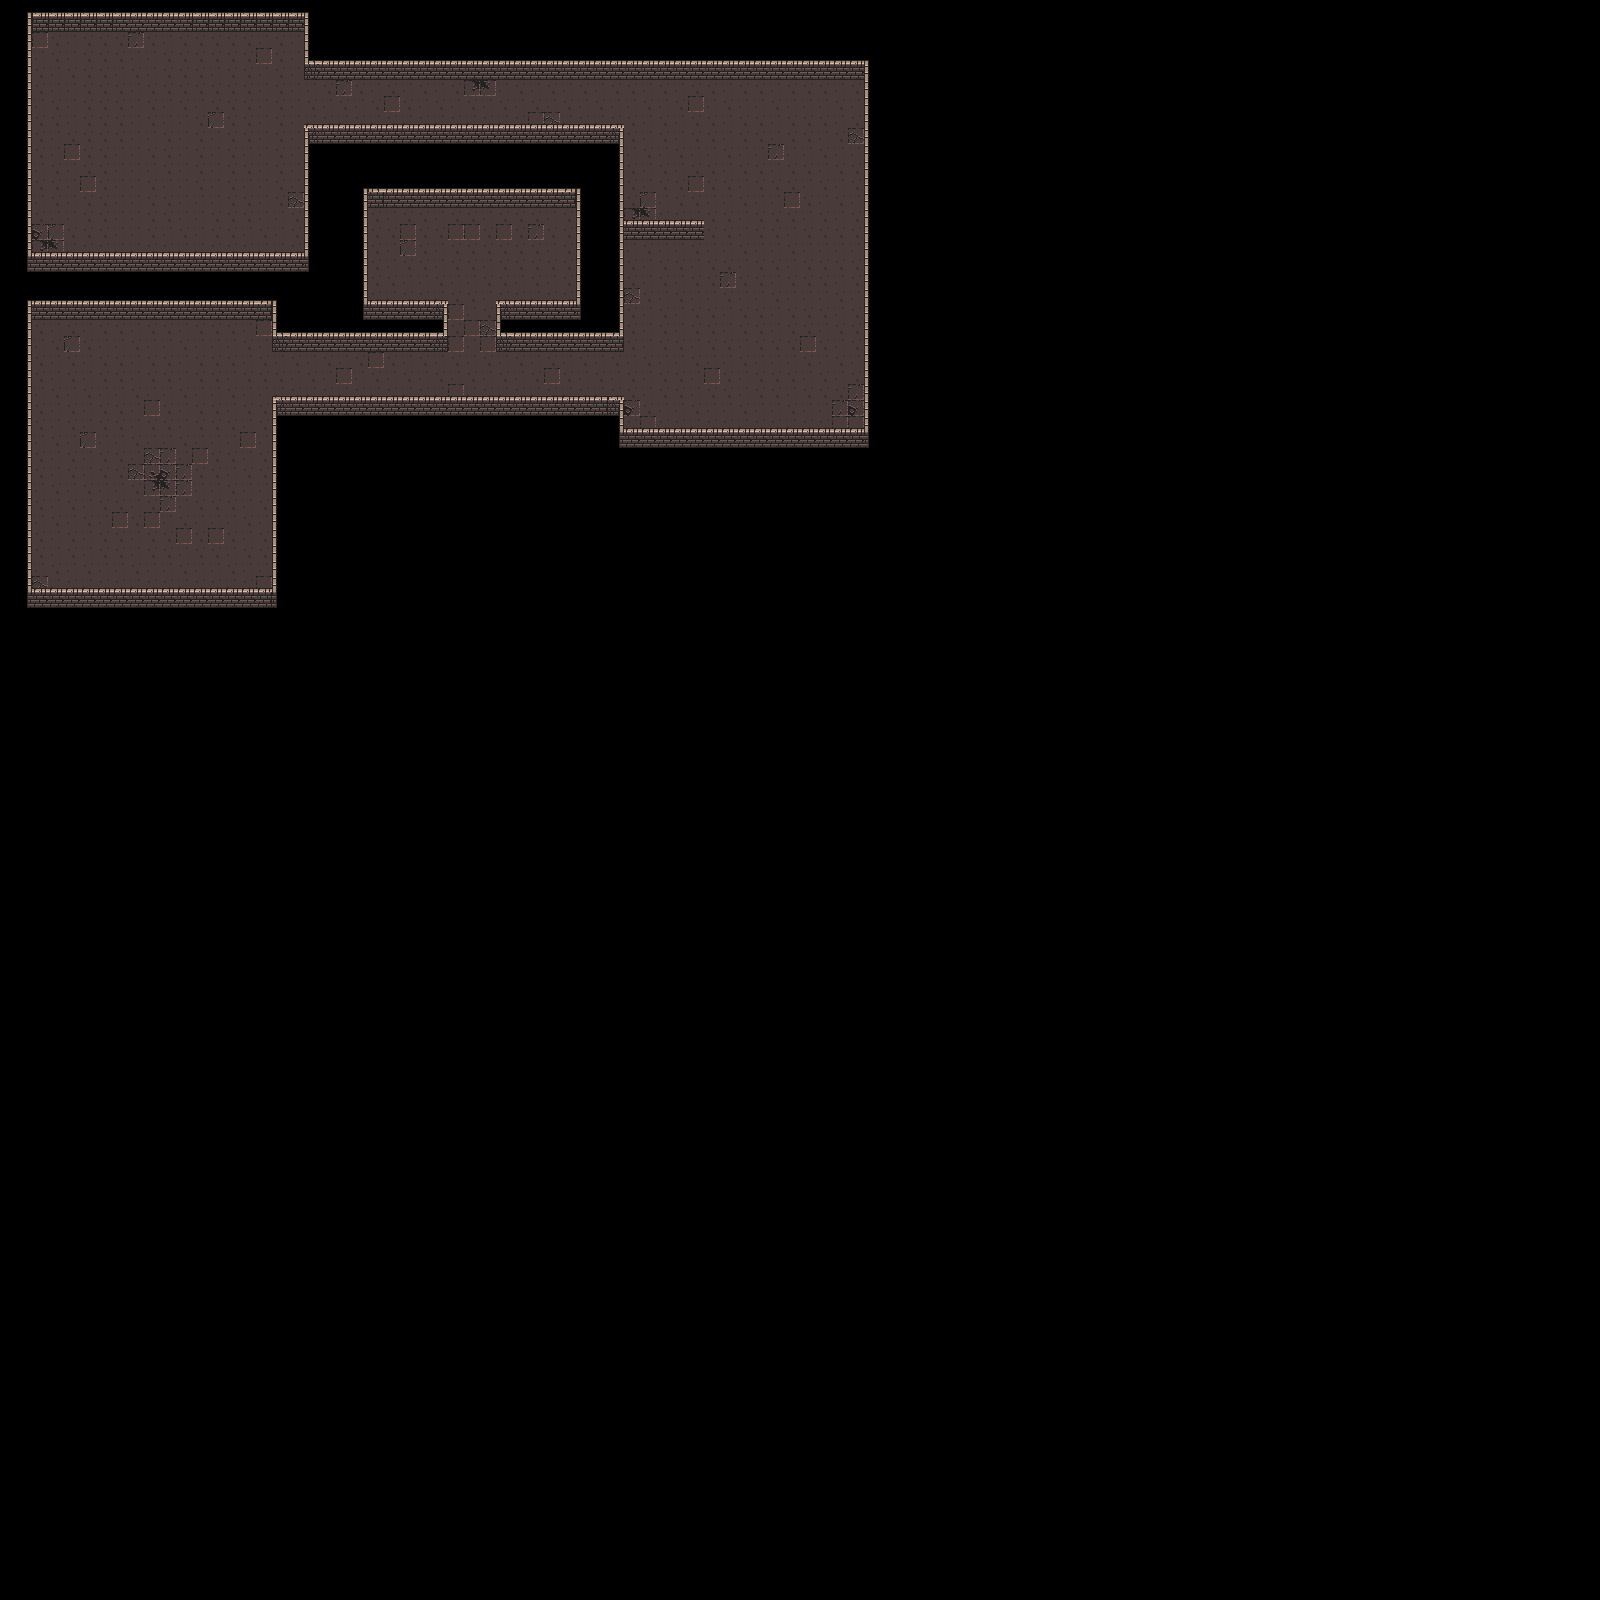

The image is a tile-based game level rendered from a .tmx file. Its description and source (layers, tilesets, objects; grid data summarised) follow:
An orthogonal 100x100 tile map with 16x16 px tiles, 2 tile layers (ground, walls) and 10 objects (5x Lizard).

<map version="1.5" tiledversion="1.5.0" orientation="orthogonal" renderorder="right-down" width="100" height="100" tilewidth="16" tileheight="16" infinite="0" nextlayerid="5" nextobjectid="24">
 <editorsettings>
  <export target="../public/dungeons/dungeon-01.tmx" format="tmx" />
 </editorsettings>
 <tileset firstgid="1" name="Dungeon" tilewidth="16" tileheight="16" tilecount="160" columns="10">
  <image source="../public/tiles/dungeon_tiles.png" width="160" height="256" />
  <tile id="0">
   <properties>
    <property name="collides" type="bool" value="false" />
   </properties>
  </tile>
  <tile id="1">
   <properties>
    <property name="collides" type="bool" value="false" />
   </properties>
  </tile>
  <tile id="2">
   <properties>
    <property name="collides" type="bool" value="false" />
   </properties>
  </tile>
  <tile id="3">
   <properties>
    <property name="collides" type="bool" value="false" />
   </properties>
  </tile>
  <tile id="4">
   <properties>
    <property name="collides" type="bool" value="false" />
   </properties>
  </tile>
  <tile id="5">
   <properties>
    <property name="collides" type="bool" value="false" />
   </properties>
  </tile>
  <tile id="6">
   <properties>
    <property name="collides" type="bool" value="false" />
   </properties>
  </tile>
  <tile id="7">
   <properties>
    <property name="collides" type="bool" value="false" />
   </properties>
  </tile>
  <tile id="8">
   <properties>
    <property name="collides" type="bool" value="false" />
   </properties>
  </tile>
  <tile id="9">
   <properties>
    <property name="collides" value="" />
   </properties>
  </tile>
  <tile id="10">
   <properties>
    <property name="collides" type="bool" value="false" />
   </properties>
  </tile>
  <tile id="11">
   <properties>
    <property name="collides" type="bool" value="true" />
   </properties>
  </tile>
  <tile id="12">
   <properties>
    <property name="collides" type="bool" value="true" />
   </properties>
  </tile>
  <tile id="13">
   <properties>
    <property name="collides" type="bool" value="true" />
   </properties>
  </tile>
  <tile id="14">
   <properties>
    <property name="collides" type="bool" value="false" />
   </properties>
  </tile>
  <tile id="15">
   <properties>
    <property name="collides" type="bool" value="false" />
   </properties>
  </tile>
  <tile id="16">
   <properties>
    <property name="collides" type="bool" value="false" />
   </properties>
  </tile>
  <tile id="17">
   <properties>
    <property name="collides" type="bool" value="false" />
   </properties>
  </tile>
  <tile id="18">
   <properties>
    <property name="collides" type="bool" value="false" />
   </properties>
  </tile>
  <tile id="19">
   <properties>
    <property name="collides" value="" />
   </properties>
  </tile>
  <tile id="20">
   <properties>
    <property name="collides" type="bool" value="false" />
   </properties>
  </tile>
  <tile id="21">
   <properties>
    <property name="collides" type="bool" value="false" />
   </properties>
  </tile>
  <tile id="22">
   <properties>
    <property name="collides" type="bool" value="false" />
   </properties>
  </tile>
  <tile id="23">
   <properties>
    <property name="collides" type="bool" value="false" />
   </properties>
  </tile>
  <tile id="24">
   <properties>
    <property name="collides" type="bool" value="false" />
   </properties>
  </tile>
  <tile id="25">
   <properties>
    <property name="collides" type="bool" value="false" />
   </properties>
  </tile>
  <tile id="26">
   <properties>
    <property name="collides" type="bool" value="false" />
   </properties>
  </tile>
  <tile id="27">
   <properties>
    <property name="collides" type="bool" value="false" />
   </properties>
  </tile>
  <tile id="28">
   <properties>
    <property name="collides" type="bool" value="false" />
   </properties>
  </tile>
  <tile id="29">
   <properties>
    <property name="collides" value="" />
   </properties>
  </tile>
  <tile id="30">
   <properties>
    <property name="collides" type="bool" value="false" />
   </properties>
  </tile>
  <tile id="31">
   <properties>
    <property name="collides" type="bool" value="false" />
   </properties>
  </tile>
  <tile id="32">
   <properties>
    <property name="collides" type="bool" value="false" />
   </properties>
  </tile>
  <tile id="33">
   <properties>
    <property name="collides" type="bool" value="false" />
   </properties>
  </tile>
  <tile id="34">
   <properties>
    <property name="collides" type="bool" value="false" />
   </properties>
  </tile>
  <tile id="35">
   <properties>
    <property name="collides" type="bool" value="false" />
   </properties>
  </tile>
  <tile id="36">
   <properties>
    <property name="collides" type="bool" value="false" />
   </properties>
  </tile>
  <tile id="37">
   <properties>
    <property name="collides" type="bool" value="false" />
   </properties>
  </tile>
  <tile id="38">
   <properties>
    <property name="collides" type="bool" value="false" />
   </properties>
  </tile>
  <tile id="39">
   <properties>
    <property name="collides" value="" />
   </properties>
  </tile>
  <tile id="40">
   <properties>
    <property name="collides" type="bool" value="false" />
   </properties>
  </tile>
  <tile id="41">
   <properties>
    <property name="collides" type="bool" value="false" />
   </properties>
  </tile>
  <tile id="42">
   <properties>
    <property name="collides" type="bool" value="false" />
   </properties>
  </tile>
  <tile id="43">
   <properties>
    <property name="collides" type="bool" value="false" />
   </properties>
  </tile>
  <tile id="44">
   <properties>
    <property name="collides" type="bool" value="false" />
   </properties>
  </tile>
  <tile id="45">
   <properties>
    <property name="collides" type="bool" value="false" />
   </properties>
  </tile>
  <tile id="46">
   <properties>
    <property name="collides" type="bool" value="false" />
   </properties>
  </tile>
  <tile id="47">
   <properties>
    <property name="collides" type="bool" value="false" />
   </properties>
  </tile>
  <tile id="48">
   <properties>
    <property name="collides" type="bool" value="false" />
   </properties>
  </tile>
  <tile id="49">
   <properties>
    <property name="collides" value="" />
   </properties>
  </tile>
  <tile id="50">
   <properties>
    <property name="collides" type="bool" value="false" />
   </properties>
  </tile>
  <tile id="51">
   <properties>
    <property name="collides" type="bool" value="false" />
   </properties>
  </tile>
  <tile id="52">
   <properties>
    <property name="collides" type="bool" value="false" />
   </properties>
  </tile>
  <tile id="53">
   <properties>
    <property name="collides" type="bool" value="false" />
   </properties>
  </tile>
  <tile id="54">
   <properties>
    <property name="collides" type="bool" value="false" />
   </properties>
  </tile>
  <tile id="55">
   <properties>
    <property name="collides" type="bool" value="false" />
   </properties>
  </tile>
  <tile id="56">
   <properties>
    <property name="collides" type="bool" value="false" />
   </properties>
  </tile>
  <tile id="57">
   <properties>
    <property name="collides" type="bool" value="false" />
   </properties>
  </tile>
  <tile id="58">
   <properties>
    <property name="collides" type="bool" value="false" />
   </properties>
  </tile>
  <tile id="59">
   <properties>
    <property name="collides" value="" />
   </properties>
  </tile>
  <tile id="60">
   <properties>
    <property name="collides" type="bool" value="false" />
   </properties>
  </tile>
  <tile id="61">
   <properties>
    <property name="collides" type="bool" value="false" />
   </properties>
  </tile>
  <tile id="62">
   <properties>
    <property name="collides" type="bool" value="false" />
   </properties>
  </tile>
  <tile id="63">
   <properties>
    <property name="collides" type="bool" value="false" />
   </properties>
  </tile>
  <tile id="64">
   <properties>
    <property name="collides" type="bool" value="false" />
   </properties>
  </tile>
  <tile id="65">
   <properties>
    <property name="collides" type="bool" value="false" />
   </properties>
  </tile>
  <tile id="66">
   <properties>
    <property name="collides" type="bool" value="false" />
   </properties>
  </tile>
  <tile id="67">
   <properties>
    <property name="collides" type="bool" value="false" />
   </properties>
  </tile>
  <tile id="68">
   <properties>
    <property name="collides" type="bool" value="false" />
   </properties>
  </tile>
  <tile id="69">
   <properties>
    <property name="collides" value="" />
   </properties>
  </tile>
  <tile id="70">
   <properties>
    <property name="collides" type="bool" value="false" />
   </properties>
  </tile>
  <tile id="71">
   <properties>
    <property name="collides" type="bool" value="false" />
   </properties>
  </tile>
  <tile id="72">
   <properties>
    <property name="collides" type="bool" value="true" />
   </properties>
  </tile>
  <tile id="73">
   <properties>
    <property name="collides" type="bool" value="true" />
   </properties>
  </tile>
  <tile id="74">
   <properties>
    <property name="collides" type="bool" value="false" />
   </properties>
  </tile>
  <tile id="75">
   <properties>
    <property name="collides" type="bool" value="false" />
   </properties>
  </tile>
  <tile id="76">
   <properties>
    <property name="collides" type="bool" value="false" />
   </properties>
  </tile>
  <tile id="77">
   <properties>
    <property name="collides" type="bool" value="false" />
   </properties>
  </tile>
  <tile id="78">
   <properties>
    <property name="collides" type="bool" value="false" />
   </properties>
  </tile>
  <tile id="79">
   <properties>
    <property name="collides" value="" />
   </properties>
  </tile>
  <tile id="80">
   <properties>
    <property name="collides" type="bool" value="true" />
   </properties>
  </tile>
  <tile id="81">
   <properties>
    <property name="collides" type="bool" value="true" />
   </properties>
  </tile>
  <tile id="82">
   <properties>
    <property name="collides" type="bool" value="true" />
   </properties>
  </tile>
  <tile id="83">
   <properties>
    <property name="collides" type="bool" value="true" />
   </properties>
  </tile>
  <tile id="84">
   <properties>
    <property name="collides" type="bool" value="true" />
   </properties>
  </tile>
  <tile id="85">
   <properties>
    <property name="collides" type="bool" value="true" />
   </properties>
  </tile>
  <tile id="86">
   <properties>
    <property name="collides" type="bool" value="false" />
   </properties>
  </tile>
  <tile id="87">
   <properties>
    <property name="collides" type="bool" value="false" />
   </properties>
  </tile>
  <tile id="88">
   <properties>
    <property name="collides" type="bool" value="false" />
   </properties>
  </tile>
  <tile id="89">
   <properties>
    <property name="collides" value="" />
   </properties>
  </tile>
  <tile id="90">
   <properties>
    <property name="collides" type="bool" value="true" />
   </properties>
  </tile>
  <tile id="91">
   <properties>
    <property name="collides" type="bool" value="true" />
   </properties>
  </tile>
  <tile id="92">
   <properties>
    <property name="collides" type="bool" value="true" />
   </properties>
  </tile>
  <tile id="93">
   <properties>
    <property name="collides" type="bool" value="true" />
   </properties>
  </tile>
  <tile id="94">
   <properties>
    <property name="collides" type="bool" value="true" />
   </properties>
  </tile>
  <tile id="95">
   <properties>
    <property name="collides" type="bool" value="true" />
   </properties>
  </tile>
  <tile id="96">
   <properties>
    <property name="collides" type="bool" value="false" />
   </properties>
  </tile>
  <tile id="97">
   <properties>
    <property name="collides" type="bool" value="false" />
   </properties>
  </tile>
  <tile id="98">
   <properties>
    <property name="collides" type="bool" value="false" />
   </properties>
  </tile>
  <tile id="99">
   <properties>
    <property name="collides" value="" />
   </properties>
  </tile>
  <tile id="100">
   <properties>
    <property name="collides" type="bool" value="false" />
   </properties>
  </tile>
  <tile id="101">
   <properties>
    <property name="collides" type="bool" value="true" />
   </properties>
  </tile>
  <tile id="102">
   <properties>
    <property name="collides" type="bool" value="true" />
   </properties>
  </tile>
  <tile id="103">
   <properties>
    <property name="collides" type="bool" value="true" />
   </properties>
  </tile>
  <tile id="104">
   <properties>
    <property name="collides" type="bool" value="false" />
   </properties>
  </tile>
  <tile id="105">
   <properties>
    <property name="collides" type="bool" value="false" />
   </properties>
  </tile>
  <tile id="106">
   <properties>
    <property name="collides" type="bool" value="false" />
   </properties>
  </tile>
  <tile id="107">
   <properties>
    <property name="collides" type="bool" value="false" />
   </properties>
  </tile>
  <tile id="108">
   <properties>
    <property name="collides" type="bool" value="false" />
   </properties>
  </tile>
  <tile id="109">
   <properties>
    <property name="collides" value="" />
   </properties>
  </tile>
  <tile id="110">
   <properties>
    <property name="collides" type="bool" value="false" />
   </properties>
  </tile>
  <tile id="111">
   <properties>
    <property name="collides" type="bool" value="false" />
   </properties>
  </tile>
  <tile id="112">
   <properties>
    <property name="collides" type="bool" value="false" />
   </properties>
  </tile>
  <tile id="113">
   <properties>
    <property name="collides" type="bool" value="false" />
   </properties>
  </tile>
  <tile id="114">
   <properties>
    <property name="collides" type="bool" value="false" />
   </properties>
  </tile>
  <tile id="115">
   <properties>
    <property name="collides" type="bool" value="false" />
   </properties>
  </tile>
  <tile id="116">
   <properties>
    <property name="collides" type="bool" value="false" />
   </properties>
  </tile>
  <tile id="117">
   <properties>
    <property name="collides" type="bool" value="false" />
   </properties>
  </tile>
  <tile id="118">
   <properties>
    <property name="collides" type="bool" value="false" />
   </properties>
  </tile>
  <tile id="119">
   <properties>
    <property name="collides" value="" />
   </properties>
  </tile>
  <tile id="120">
   <properties>
    <property name="collides" type="bool" value="false" />
   </properties>
  </tile>
  <tile id="121">
   <properties>
    <property name="collides" type="bool" value="false" />
   </properties>
  </tile>
  <tile id="122">
   <properties>
    <property name="collides" type="bool" value="false" />
   </properties>
  </tile>
  <tile id="123">
   <properties>
    <property name="collides" type="bool" value="false" />
   </properties>
  </tile>
  <tile id="124">
   <properties>
    <property name="collides" type="bool" value="false" />
   </properties>
  </tile>
  <tile id="125">
   <properties>
    <property name="collides" type="bool" value="false" />
   </properties>
  </tile>
  <tile id="126">
   <properties>
    <property name="collides" type="bool" value="false" />
   </properties>
  </tile>
  <tile id="127">
   <properties>
    <property name="collides" type="bool" value="false" />
   </properties>
  </tile>
  <tile id="128">
   <properties>
    <property name="collides" type="bool" value="false" />
   </properties>
  </tile>
  <tile id="129">
   <properties>
    <property name="collides" value="" />
   </properties>
  </tile>
  <tile id="130">
   <properties>
    <property name="collides" type="bool" value="false" />
   </properties>
  </tile>
  <tile id="131">
   <properties>
    <property name="collides" type="bool" value="false" />
   </properties>
  </tile>
  <tile id="132">
   <properties>
    <property name="collides" type="bool" value="false" />
   </properties>
  </tile>
  <tile id="133">
   <properties>
    <property name="collides" type="bool" value="false" />
   </properties>
  </tile>
  <tile id="134">
   <properties>
    <property name="collides" type="bool" value="false" />
   </properties>
  </tile>
  <tile id="135">
   <properties>
    <property name="collides" type="bool" value="false" />
   </properties>
  </tile>
  <tile id="136">
   <properties>
    <property name="collides" type="bool" value="false" />
   </properties>
  </tile>
  <tile id="137">
   <properties>
    <property name="collides" type="bool" value="false" />
   </properties>
  </tile>
  <tile id="138">
   <properties>
    <property name="collides" type="bool" value="false" />
   </properties>
  </tile>
  <tile id="139">
   <properties>
    <property name="collides" value="" />
   </properties>
  </tile>
  <tile id="140">
   <properties>
    <property name="collides" type="bool" value="false" />
   </properties>
  </tile>
  <tile id="141">
   <properties>
    <property name="collides" type="bool" value="false" />
   </properties>
  </tile>
  <tile id="142">
   <properties>
    <property name="collides" type="bool" value="false" />
   </properties>
  </tile>
  <tile id="143">
   <properties>
    <property name="collides" type="bool" value="false" />
   </properties>
  </tile>
  <tile id="144">
   <properties>
    <property name="collides" type="bool" value="false" />
   </properties>
  </tile>
  <tile id="145">
   <properties>
    <property name="collides" type="bool" value="false" />
   </properties>
  </tile>
  <tile id="146">
   <properties>
    <property name="collides" type="bool" value="false" />
   </properties>
  </tile>
  <tile id="147">
   <properties>
    <property name="collides" type="bool" value="false" />
   </properties>
  </tile>
  <tile id="148">
   <properties>
    <property name="collides" type="bool" value="false" />
   </properties>
  </tile>
  <tile id="149">
   <properties>
    <property name="collides" value="" />
   </properties>
  </tile>
  <tile id="150">
   <properties>
    <property name="collides" value="" />
   </properties>
  </tile>
  <tile id="151">
   <properties>
    <property name="collides" value="" />
   </properties>
  </tile>
  <tile id="152">
   <properties>
    <property name="collides" value="" />
   </properties>
  </tile>
  <tile id="153">
   <properties>
    <property name="collides" value="" />
   </properties>
  </tile>
  <tile id="154">
   <properties>
    <property name="collides" value="" />
   </properties>
  </tile>
  <tile id="155">
   <properties>
    <property name="collides" value="" />
   </properties>
  </tile>
  <tile id="156">
   <properties>
    <property name="collides" value="" />
   </properties>
  </tile>
  <tile id="157">
   <properties>
    <property name="collides" value="" />
   </properties>
  </tile>
  <tile id="158">
   <properties>
    <property name="collides" value="" />
   </properties>
  </tile>
  <tile id="159">
   <properties>
    <property name="collides" value="" />
   </properties>
  </tile>
 </tileset>
 <layer id="2" name="ground" width="100" height="100">
  <data>[10000 cells, 1036 non-empty, 10 distinct tile ids]</data>
 </layer>
 <layer id="1" name="walls" width="100" height="100">
  <data>[10000 cells, 544 non-empty, 24 distinct tile ids]</data>
 </layer>
 <objectgroup id="3" name="Chests">
  <object id="5" gid="59" x="243.5" y="60" width="16" height="16" />
  <object id="6" gid="59" x="656.5" y="254" width="16" height="16" />
  <object id="7" gid="59" x="518.5" y="230" width="16" height="16" />
  <object id="8" gid="59" x="80" y="544" width="16" height="16" />
 </objectgroup>
 <objectgroup id="4" name="Enemies">
  <object id="9" gid="79" x="175.5" y="175.5" width="16" height="16" />
  </objectgroup>
</map>
<!-- 5 of 10 objects omitted -->
